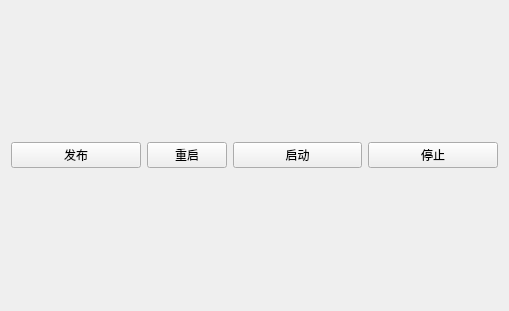
<?xml version="1.0" encoding="UTF-8"?>
<ui version="4.0">
 <class>appHandleButtons</class>
 <widget class="QWidget" name="appHandleButtons">
  <property name="geometry">
   <rect>
    <x>0</x>
    <y>0</y>
    <width>509</width>
    <height>311</height>
   </rect>
  </property>
  <property name="windowTitle">
   <string>Form</string>
  </property>
  <layout class="QHBoxLayout" name="horizontalLayout_2">
   <item>
    <layout class="QHBoxLayout" name="horizontalLayout" stretch="1,0,1,1">
     <item>
      <widget class="QPushButton" name="fabuButton">
       <property name="text">
        <string>发布</string>
       </property>
      </widget>
     </item>
     <item>
      <widget class="QPushButton" name="restartButton">
       <property name="text">
        <string>重启</string>
       </property>
      </widget>
     </item>
     <item>
      <widget class="QPushButton" name="startButton">
       <property name="text">
        <string>启动</string>
       </property>
      </widget>
     </item>
     <item>
      <widget class="QPushButton" name="stopButton">
       <property name="text">
        <string>停止</string>
       </property>
      </widget>
     </item>
    </layout>
   </item>
  </layout>
 </widget>
 <resources/>
 <connections/>
</ui>
